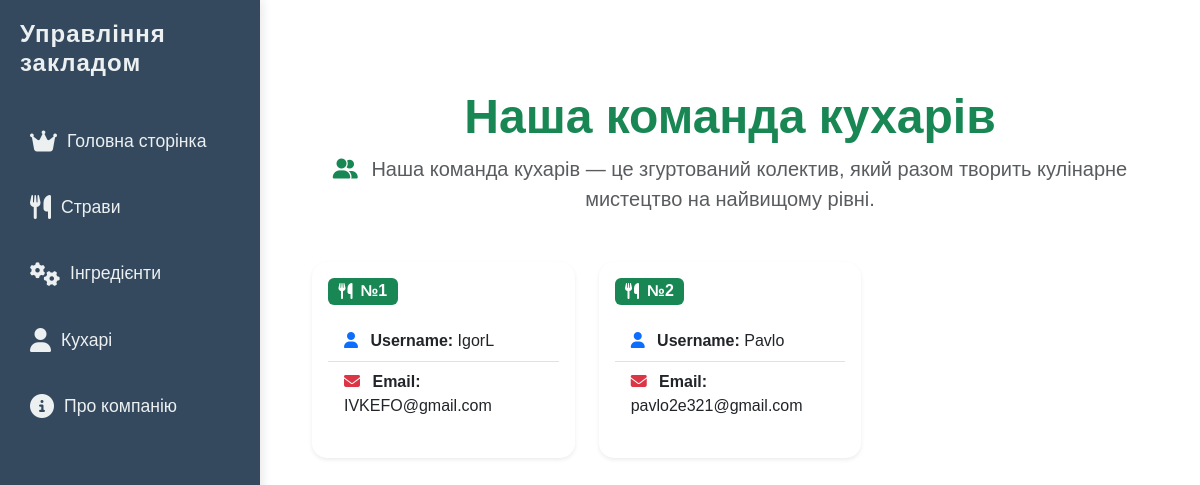
Screenshot of /chefs/ with the database file from the repository.
### kitchen_structure/models.py (models this page shows, shortened)
class Cook(AbstractUser):
    position = models.CharField(max_length=100)
    age = models.PositiveIntegerField(null=True, blank=True)
    experience = models.PositiveIntegerField(null=True, blank=True)

### kitchen_structure/views.py (the view)
# urls.py: path('chefs/', ChefListView.as_view(), name='chefs_list'),  # Список кухарів
class ChefListView(ListView):
    model = User
    template_name = 'includes/kitchen_structure/chefs_list.html'
    context_object_name = 'chefs'
    def get_queryset(self):
        return User.objects.filter(is_superuser=True)
    def get_context_data(self, **kwargs):
        context = super().get_context_data(**kwargs)
        if not context['chefs'].exists():
            context['chefs_message'] = 'Немає суперкухарів для відображення.'
        return context

### kitchen_structure/templates/includes/kitchen_structure/chefs_list.html (shortened to what this page needs)
{% extends 'base.html' %}
{% block content %}
<div class="container py-5">
    <header class="mb-5 text-center">
        <h1 class="display-5 text-success fw-bold animate__animated animate__fadeInDown">
            Наша команда кухарів
        </h1>
        <p class="lead text-muted">
    <i class="fas fa-user-friends me-2 text-success"></i>
    Наша команда кухарів — це згуртований колектив, який разом творить кулінарне мистецтво на найвищому рівні.
        </p>
    </header>
    {% if chefs %}
        <div class="row g-4">
            {% for chef in chefs %}
                <div class="col-lg-4 col-md-6">
                    <div class="card shadow-sm h-100 border-0 animate__animated animate__fadeInUp">
                        <div class="card-body d-flex flex-column">
                            <div class="d-flex align-items-center mb-3">
                                <span class="badge bg-success me-3 fs-6 d-flex align-items-center">
                                    <i class="fas fa-utensils me-2"></i> №{{ forloop.counter }}
                                </span>
                            </div>
                            <ul class="list-group list-group-flush text-muted mb-3 flex-grow-1">
                                <li class="list-group-item">
                                    <i class="fas fa-user me-2 text-primary"></i>
                                    <strong>Username:</strong> {{ chef.username }}
                                </li>
                                <li class="list-group-item">
                                    <i class="fas fa-envelope me-2 text-danger"></i>
                                    <strong>Email:</strong> {{ chef.email }}
                                </li>
                            </ul>
                        </div>
                    </div>
                </div>
            {% endfor %}
        </div>
    {% else %}
        <div class="alert alert-warning text-center fs-5 mt-4">
            Наразі немає кухарів у базі даних.
        </div>
    {% endif %}
</div>
{% endblock %}

### kitchen_structure/static/style.css (style rules this page uses)
body { font-family: 'Roboto', sans-serif; background-color: #F4F4F4; margin: 0; padding: 0; }
.card { border: none; border-radius: 15px; box-shadow: 0 4px 10px rgba(0, 0, 0, 0.1); overflow: hidden; transition: transform 0.3s ease; }

### kitchen_structure/templates/base.html (style rules this page uses)
body { margin: 0; font-family: 'Poppins', sans-serif; background-color: #f7f7f7; color: #333; display: flex; height: 100vh; }

### rows the page displays
Cook: username "IgorL", email "IVKEFO@gmail.com"
Cook: username "Pavlo", email "pavlo2e321@gmail.com"
